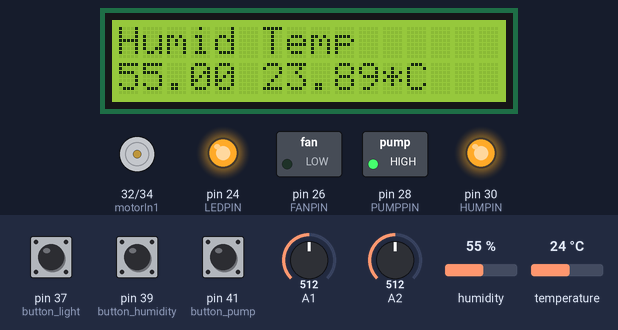
This sketch was run on a simulated Arduino Mega 2560, built with avr-gcc and run on an emulated ATmega2560. Shown: 16×2 character LCD, motor-driver pin pairs drawn as motors (green arrow = first pin HIGH = forward, orange = second pin HIGH = backward, longer = more drive, scaled by the enable pin), switched loads named in the sketch (green lamp = pin HIGH), output pins drawn as LEDs (lit = HIGH). Inputs (shaded band) come from the test bench; at power-on: A1 = 512, A2 = 512, humidity 55 %, pin 37 (button_light) LOW, pin 39 (button_humidity) LOW, pin 41 (button_pump) LOW, temperature 24 °C. What the sketch prints to the serial monitor is not drawn.

Above: at 1.8 s.
1.9 s: A1 set to 483
At 5.2 s:
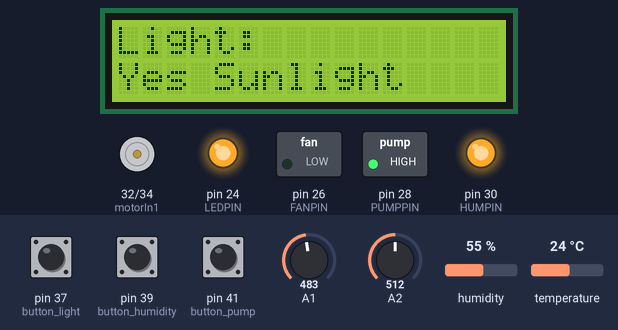
15.9 s: A1 set to 510
At 28.5 s:
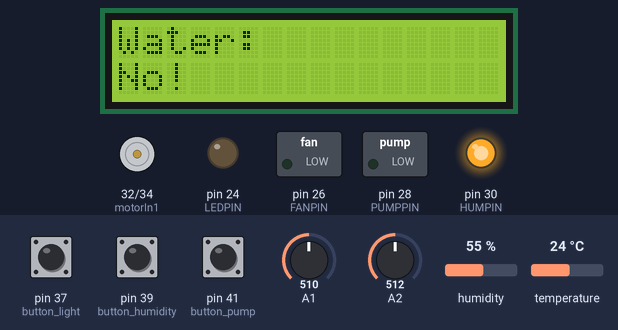
29.9 s: A2 set to 481
At 36.4 s:
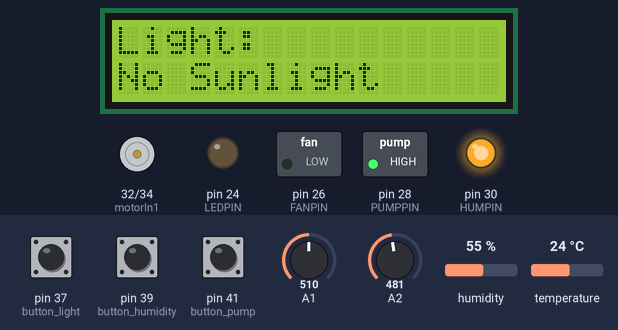
43.9 s: humidity set to 79 %
At 46.0 s:
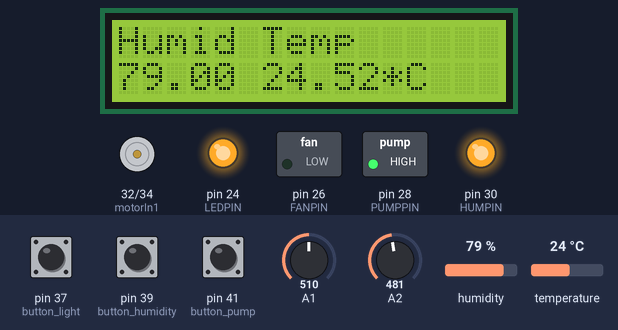
52.7 s: humidity set to 82 %
At 61.4 s:
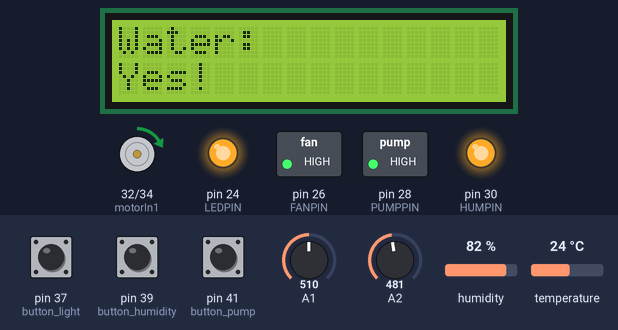
62.4 s: A2 set to 510
At 67.2 s:
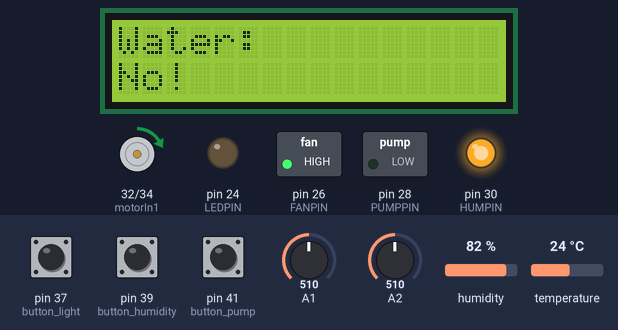
Timing chart, 0 to 77.0 s (numbered marks = the images above; inputs shaded):
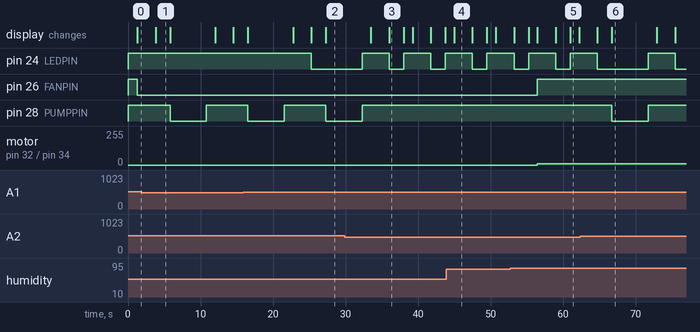

The sketch:

SmartGreenHouse.ino
```cpp
#include <LiquidCrystal.h>
#include "DHT.h"

#define DHTPIN 2     // what digital pin we're connected to

#define DHTTYPE DHT11   // DHT 22  (AM2302), AM2321

#define LEDPIN 24
#define FANPIN 26
#define PUMPPIN 28
#define HUMPIN 30


#define button_light 37
#define button_humidity 39
#define button_pump 41

int button_light_state;
int button_humidity_state;
int button_pump_state;


const int motorIn1=32;
const int motorIn2=34;
const int ENA= 3;
int speed;
bool bool_light;
bool bool_hum;
bool bool_pump;


LiquidCrystal lcd(8, 9, 4, 5, 6, 7);

DHT dht(DHTPIN, DHTTYPE);


void setup() {
  Serial.begin(9600);

  lcd.begin(16,2);
  dht.begin();

  pinMode(motorIn1, OUTPUT);
  pinMode(motorIn2, OUTPUT);
  //pinMode(ENA, OUTPUT);

  pinMode(LEDPIN, OUTPUT);
  pinMode(FANPIN, OUTPUT);
  pinMode(PUMPPIN, OUTPUT);
  pinMode(HUMPIN, OUTPUT);

  pinMode(button_light, INPUT);
  pinMode(button_humidity, INPUT);
  pinMode(button_pump, INPUT);


  digitalWrite(LEDPIN, HIGH);
  digitalWrite(FANPIN, HIGH);
  digitalWrite(PUMPPIN, HIGH);
  digitalWrite(HUMPIN, HIGH);

  speed=10;
  bool_light=false;
  bool_hum=false;;
  bool_pump=false;;


}

void loop() {
  // Wait a few seconds between measurements.
        analogWrite(ENA,speed);


  button_light_state = digitalRead(button_light);

  if(button_light_state==HIGH){
    digitalWrite(LEDPIN, LOW);
    bool_light=true;
  }else{
    digitalWrite(LEDPIN, HIGH);
    bool_light=false;
  }


  button_pump_state = digitalRead(button_pump);

  if(button_pump_state==HIGH){
    digitalWrite(PUMPPIN, LOW);
    bool_pump=true;
  }else{
    digitalWrite(PUMPPIN, HIGH);
    bool_pump=false;
  }


  delay(1000);

  // Reading temperature or humidity takes about 250 milliseconds!
  // Sensor readings may also be up to 2 seconds 'old' (its a very slow sensor)
  float h = dht.readHumidity();
  // Read temperature as Celsius (the default)
  float t = dht.readTemperature();
  // Read temperature as Fahrenheit (isFahrenheit = true)
  float f = dht.readTemperature(true);

  // Check if any reads failed and exit early (to try again).
  if (isnan(h) || isnan(t) || isnan(f)) {
    Serial.println("Failed to read from DHT sensor!");
    //return;
  }else{
    // Compute heat index in Fahrenheit (the default)
    float hif = dht.computeHeatIndex(f, h);
    // Compute heat index in Celsius (isFahreheit = false)
    float hic = dht.computeHeatIndex(t, h, false);
    Serial.print("{ ");
    Serial.print(" \"Humidity\" : ");
    Serial.print(h);
    Serial.println(" }");
    delay(200);
    Serial.print("{ \"Temperature\" : ");
    Serial.print(hic);
    Serial.println(" }");

    lcd.clear();
    lcd.print("Humid ");
    lcd.print("Temp");
    lcd.setCursor(0, 1);
    lcd.print(h);
    lcd.print(" ");
    lcd.print(hic);
    lcd.print("*C");


    button_humidity_state = digitalRead(button_humidity);

    if(button_humidity_state==HIGH){
      digitalWrite(FANPIN, LOW);
      bool_hum=true;
    }else{

      bool_hum=false;
    }


    if(bool_hum==false){
      if(h<70){
        digitalWrite(FANPIN, LOW);

        digitalWrite(motorIn1,LOW);
        digitalWrite(motorIn2,LOW);
        delay(500);
      }
      else if (h>80 || hic>26){
        digitalWrite(FANPIN, HIGH);

        digitalWrite(motorIn1,HIGH);
        digitalWrite(motorIn2,LOW);
        delay(500);

      }


      else{

        digitalWrite(motorIn1,LOW);
        digitalWrite(motorIn2,LOW);
        delay(500);
      }
    }

  }


  delay(2000);
  lcd.clear();


  int light = analogRead(A1);
  Serial.print("{ \"Light\" : ");
  Serial.print(light);
  Serial.println(" }");
  lcd.print("Light: ");
  lcd.setCursor(0,1);

  if(bool_light==false){
    if(light<500){
      lcd.print("Yes Sunlight");
      digitalWrite(LEDPIN, HIGH);
    }else{
      lcd.print("No Sunlight");
      digitalWrite(LEDPIN, LOW);
    }
  }
  delay(2000);
  lcd.clear();


  int soil = analogRead(A2);
  Serial.print("{ \"Soil\" : ");
  Serial.print(soil);
  Serial.println(" }");
  lcd.print("Water: ");
  lcd.setCursor(0,1);

  if (bool_pump==false){
    if(soil<500){
      lcd.print("Yes!");
      digitalWrite(PUMPPIN, HIGH);
    }else{
      lcd.print("No!");

      digitalWrite(PUMPPIN, LOW);
      delay(5000);
      digitalWrite(PUMPPIN, HIGH);
    }
  }
     // speed+=40;
     // if (speed>=240){
       //  speed=100;
      // }


}
```

Measured:
- the behaviour switches between 500 and 499 on A1 (found by bisection; images 0 and 1)
- the behaviour switches between 500 and 499 on A2 (found by bisection; images 2 and 3)
- the behaviour switches between 80 and 81 % on humidity (found by bisection; images 4 and 5)
- after the input at 1.9 s, pin 24 (LEDPIN): stays HIGH (without the input it goes to LOW after 1.9 s); the display: changes after 1.9 s (image 1)
- after the input at 15.9 s, pin 24 (LEDPIN): HIGH → LOW after 9.4 s; the display: first differs from a run without the input after 9.4 s (image 2 shows a later state)
- after the input at 29.9 s, pin 28 (PUMPPIN): goes on until 32.3 s, then stays HIGH
- after the input at 52.7 s, pin 26 (FANPIN): LOW → HIGH after 3.8 s; motor on pin 32 (motorIn1) / pin 34 (motorIn2): stopped → forward 10/255 after 3.8 s
- after the input at 62.4 s, pin 28 (PUMPPIN): HIGH → LOW after 4.3 s, → HIGH 5.0 s later; the display: first differs from a run without the input after 4.3 s (image 6)
